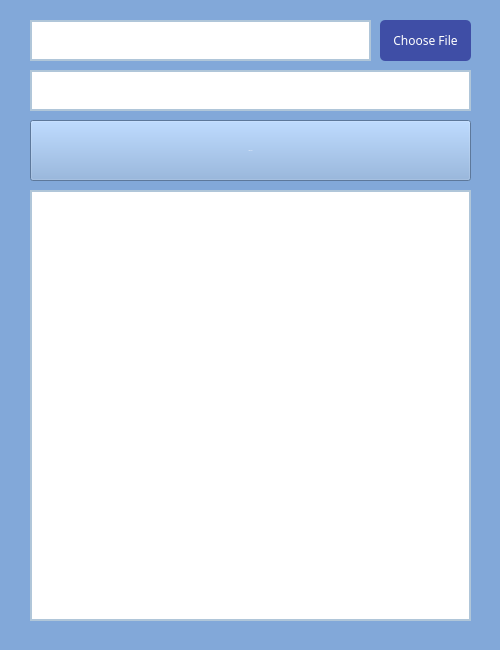
<?xml version="1.0" encoding="UTF-8"?>
<ui version="4.0">
 <class>Form</class>
 <widget class="QWidget" name="Form">
  <property name="windowModality">
   <enum>Qt::NonModal</enum>
  </property>
  <property name="enabled">
   <bool>true</bool>
  </property>
  <property name="geometry">
   <rect>
    <x>0</x>
    <y>0</y>
    <width>500</width>
    <height>650</height>
   </rect>
  </property>
  <property name="windowTitle">
   <string>Form</string>
  </property>
  <property name="styleSheet">
   <string notr="true">background: #82A8D9;
color: white;</string>
  </property>
  <widget class="QLineEdit" name="filePath">
   <property name="enabled">
    <bool>true</bool>
   </property>
   <property name="geometry">
    <rect>
     <x>30</x>
     <y>20</y>
     <width>341</width>
     <height>41</height>
    </rect>
   </property>
   <property name="styleSheet">
    <string notr="true">background: white;
border: 2px solid #B0C6D9;
color: black;</string>
   </property>
  </widget>
  <widget class="QLineEdit" name="indexStart">
   <property name="geometry">
    <rect>
     <x>30</x>
     <y>70</y>
     <width>441</width>
     <height>41</height>
    </rect>
   </property>
   <property name="autoFillBackground">
    <bool>false</bool>
   </property>
   <property name="styleSheet">
    <string notr="true">background: white;
border: 2px solid #B0C6D9;
color: black;</string>
   </property>
   <property name="text">
    <string/>
   </property>
   <property name="clearButtonEnabled">
    <bool>false</bool>
   </property>
  </widget>
  <widget class="QPushButton" name="createPayroll">
   <property name="geometry">
    <rect>
     <x>30</x>
     <y>120</y>
     <width>441</width>
     <height>61</height>
    </rect>
   </property>
   <property name="font">
    <font>
     <pointsize>-1</pointsize>
    </font>
   </property>
   <property name="autoFillBackground">
    <bool>false</bool>
   </property>
   <property name="styleSheet">
    <string notr="true">background-color: #3F4EA6;
border-radius: 5%;
font-size: 20px;

QPushButton::pressed {
	background-color: green;
}</string>
   </property>
   <property name="text">
    <string>CREATE</string>
   </property>
   <property name="autoDefault">
    <bool>false</bool>
   </property>
   <property name="flat">
    <bool>false</bool>
   </property>
  </widget>
  <widget class="QTextEdit" name="textEdit">
   <property name="geometry">
    <rect>
     <x>30</x>
     <y>190</y>
     <width>441</width>
     <height>431</height>
    </rect>
   </property>
   <property name="font">
    <font>
     <pointsize>8</pointsize>
    </font>
   </property>
   <property name="styleSheet">
    <string notr="true">background: white;
border: 2px solid #B0C6D9;
color: black;</string>
   </property>
   <property name="html">
    <string>&lt;!DOCTYPE HTML PUBLIC &quot;-//W3C//DTD HTML 4.0//EN&quot; &quot;http://www.w3.org/TR/REC-html40/strict.dtd&quot;&gt;
&lt;html&gt;&lt;head&gt;&lt;meta name=&quot;qrichtext&quot; content=&quot;1&quot; /&gt;&lt;style type=&quot;text/css&quot;&gt;
p, li { white-space: pre-wrap; }
&lt;/style&gt;&lt;/head&gt;&lt;body style=&quot; font-family:'.AppleSystemUIFont'; font-size:8pt; font-weight:400; font-style:normal;&quot;&gt;
&lt;p style=&quot;-qt-paragraph-type:empty; margin-top:0px; margin-bottom:0px; margin-left:0px; margin-right:0px; -qt-block-indent:0; text-indent:0px; font-size:13pt;&quot;&gt;&lt;br /&gt;&lt;/p&gt;&lt;/body&gt;&lt;/html&gt;</string>
   </property>
  </widget>
  <widget class="QPushButton" name="chooseFile">
   <property name="geometry">
    <rect>
     <x>380</x>
     <y>20</y>
     <width>91</width>
     <height>41</height>
    </rect>
   </property>
   <property name="font">
    <font>
     <family>Noto Sans Oriya</family>
     <weight>50</weight>
     <bold>false</bold>
    </font>
   </property>
   <property name="styleSheet">
    <string notr="true">background-color: #3F4EA6;
border-radius: 5%;</string>
   </property>
   <property name="text">
    <string>Choose File</string>
   </property>
  </widget>
 </widget>
 <resources/>
 <connections/>
</ui>
